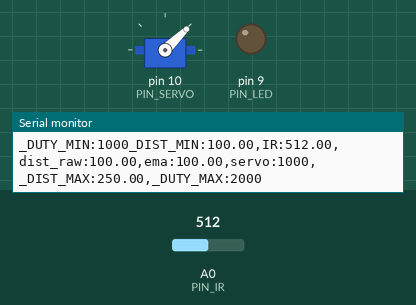
This sketch was run on a simulated Arduino Uno, built with avr-gcc and run on an emulated ATmega328P. Parts: servo, output pins drawn as LEDs (lit = HIGH), the last lines printed to the serial monitor. Inputs (shaded band) come from the test bench; at power-on: A0 (PIN_IR) = 512.

Above: at 1.2 s.
1.3 s: A0 (PIN_IR) set to 362
2.8 s: A0 (PIN_IR) set to 337
At 4.0 s:
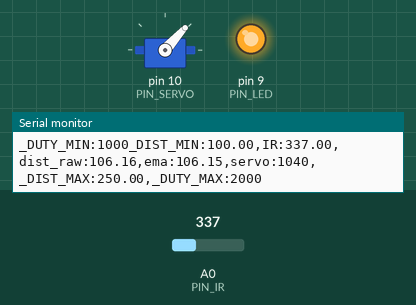
4.6 s: A0 (PIN_IR) set to 306
At 6.1 s:
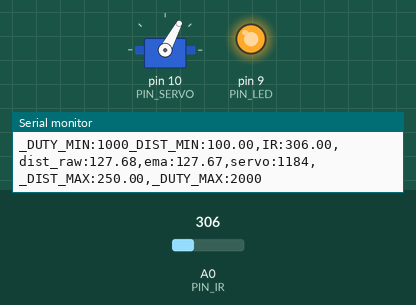
6.7 s: A0 (PIN_IR) set to 240
At 7.9 s:
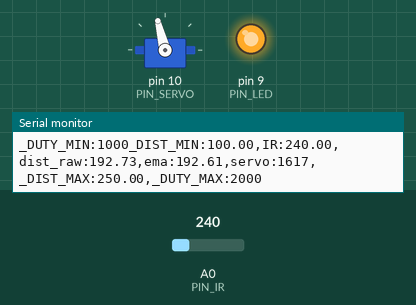
9.7 s: A0 (PIN_IR) set to 122
At 10.9 s:
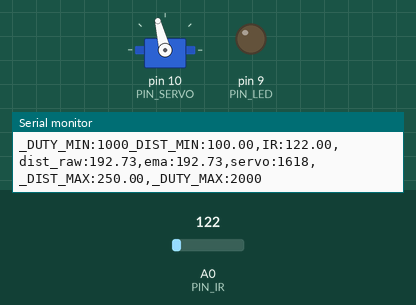
Timing chart, 0 to 12.2 s (numbered marks = the images above; inputs shaded):
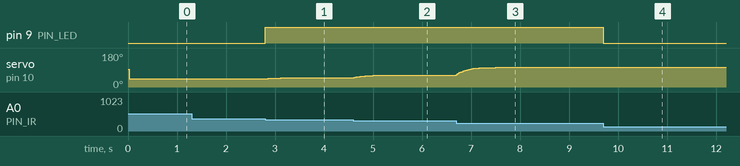

Measured:
- the behaviour switches between 348 and 347 on A0 (PIN_IR) (found by bisection; images 0 and 1)
- after the input at 2.8 s, pin 9 (PIN_LED): LOW → HIGH at once; servo on pin 10 (PIN_SERVO): 44° → 46° at once, → 47° 0.16 s later, → 48° 0.16 s later
- after the input at 4.6 s, servo on pin 10 (PIN_SERVO): moves from 48° to 62° over 0.60 s, starting at once
- after the input at 6.7 s, servo on pin 10 (PIN_SERVO): moves from 62° to 104° over 0.80 s, starting at once
- after the input at 9.7 s, pin 9 (PIN_LED): HIGH → LOW at once

The sketch:

17_example_3.ino
```cpp
#include <Servo.h>

// Arduino pin assignment
#define PIN_IR    0         // IR sensor at Pin A0
#define PIN_LED   9         // LED pin
#define PIN_SERVO 10       // Servo pin

// Servo duty cycle values
#define _DUTY_MIN 1000     // servo full clockwise position (0 degree)
#define _DUTY_NEU 1500     // servo neutral position (90 degree)
#define _DUTY_MAX 2000     // servo full counter-clockwise position (180 degree)

// Distance range
#define _DIST_MIN  100.0   // minimum distance 100mm
#define _DIST_MAX  250.0   // maximum distance 250mm

// EMA filter coefficient (alpha)
#define EMA_ALPHA  0.1    // Alpha for EMA filter (adjustable)

// Loop interval (unit: msec)
#define LOOP_INTERVAL 20  // 20 msec loop interval

Servo myservo;             // Servo object
unsigned long last_loop_time = 0;   // unit: msec

float dist_prev = _DIST_MIN;
float dist_ema = _DIST_MIN;

void setup() {
  pinMode(PIN_LED, OUTPUT);
  myservo.attach(PIN_SERVO);
  myservo.writeMicroseconds(_DUTY_NEU);

  Serial.begin(1000000);  // 1,000,000 bps for Serial Monitor
}

void loop() {
  unsigned long time_curr = millis();
  int duty;
  float a_value, dist_raw;

  // Wait until next event time (to control loop interval)
  if (time_curr < (last_loop_time + LOOP_INTERVAL))
    return;

  last_loop_time = time_curr;

  a_value = analogRead(PIN_IR);  // Read IR sensor value
  dist_raw = ((6762.0 / (a_value - 9.0)) - 4.0) * 10.0 - 60.0;  // Convert raw value to distance

  // Apply range filter: only accept values between _DIST_MIN and _DIST_MAX
  if (dist_raw < _DIST_MIN || dist_raw > _DIST_MAX) {
    dist_raw = dist_prev;  // Use the previous distance if out of range
    digitalWrite(PIN_LED, LOW);  // Turn off LED if out of range
  } else {
    digitalWrite(PIN_LED, HIGH);  // Turn on LED if in range
  }

  // Apply EMA filter to smooth the distance readings
  dist_ema = EMA_ALPHA * dist_raw + (1 - EMA_ALPHA) * dist_prev;

  // Map the filtered distance to the servo duty cycle (without using map())
  // The distance ranges from _DIST_MIN (100mm) to _DIST_MAX (250mm)
  // The duty cycle ranges from _DUTY_MIN (1000us) to _DUTY_MAX (2000us)

  if (dist_ema <= _DIST_MIN) {
    duty = _DUTY_MIN;  // Minimum duty (0 degree)
  } else if (dist_ema >= _DIST_MAX) {
    duty = _DUTY_MAX;  // Maximum duty (180 degree)
  } else {
    // Calculate the duty cycle using linear interpolation
    duty = _DUTY_MIN + (dist_ema - _DIST_MIN) * (_DUTY_MAX - _DUTY_MIN) / (_DIST_MAX - _DIST_MIN);
  }

  myservo.writeMicroseconds(duty);  // Move the servo to the calculated position

  // Print debugging information to the Serial Monitor
  Serial.print("_DUTY_MIN:");  Serial.print(_DUTY_MIN);
  Serial.print("_DIST_MIN:");  Serial.print(_DIST_MIN);
  Serial.print(",IR:");        Serial.print(a_value);
  Serial.print(",dist_raw:");  Serial.print(dist_raw);
  Serial.print(",ema:");       Serial.print(dist_ema);
  Serial.print(",servo:");     Serial.print(duty);
  Serial.print(",_DIST_MAX:"); Serial.print(_DIST_MAX);
  Serial.print(",_DUTY_MAX:"); Serial.print(_DUTY_MAX);
  Serial.println("");

  // Update previous distance for the next loop
  dist_prev = dist_ema;
}
```
